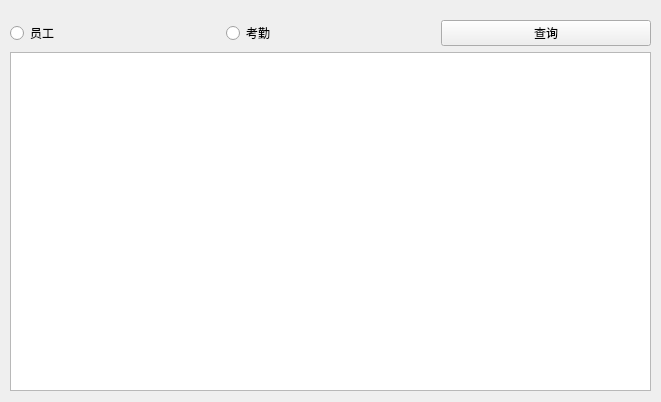
<?xml version="1.0" encoding="UTF-8"?>
<ui version="4.0">
 <class>SelectWin</class>
 <widget class="QWidget" name="SelectWin">
  <property name="geometry">
   <rect>
    <x>0</x>
    <y>0</y>
    <width>661</width>
    <height>402</height>
   </rect>
  </property>
  <property name="windowTitle">
   <string>Form</string>
  </property>
  <widget class="QWidget" name="">
   <property name="geometry">
    <rect>
     <x>10</x>
     <y>20</y>
     <width>641</width>
     <height>371</height>
    </rect>
   </property>
   <layout class="QVBoxLayout" name="verticalLayout">
    <item>
     <layout class="QHBoxLayout" name="horizontalLayout">
      <item>
       <widget class="QRadioButton" name="empBb">
        <property name="text">
         <string>员工</string>
        </property>
       </widget>
      </item>
      <item>
       <widget class="QRadioButton" name="attRb">
        <property name="text">
         <string>考勤</string>
        </property>
       </widget>
      </item>
      <item>
       <widget class="QPushButton" name="selectRt">
        <property name="text">
         <string>查询</string>
        </property>
       </widget>
      </item>
     </layout>
    </item>
    <item>
     <widget class="QTableView" name="tableView"/>
    </item>
   </layout>
  </widget>
 </widget>
 <resources/>
 <connections/>
</ui>
